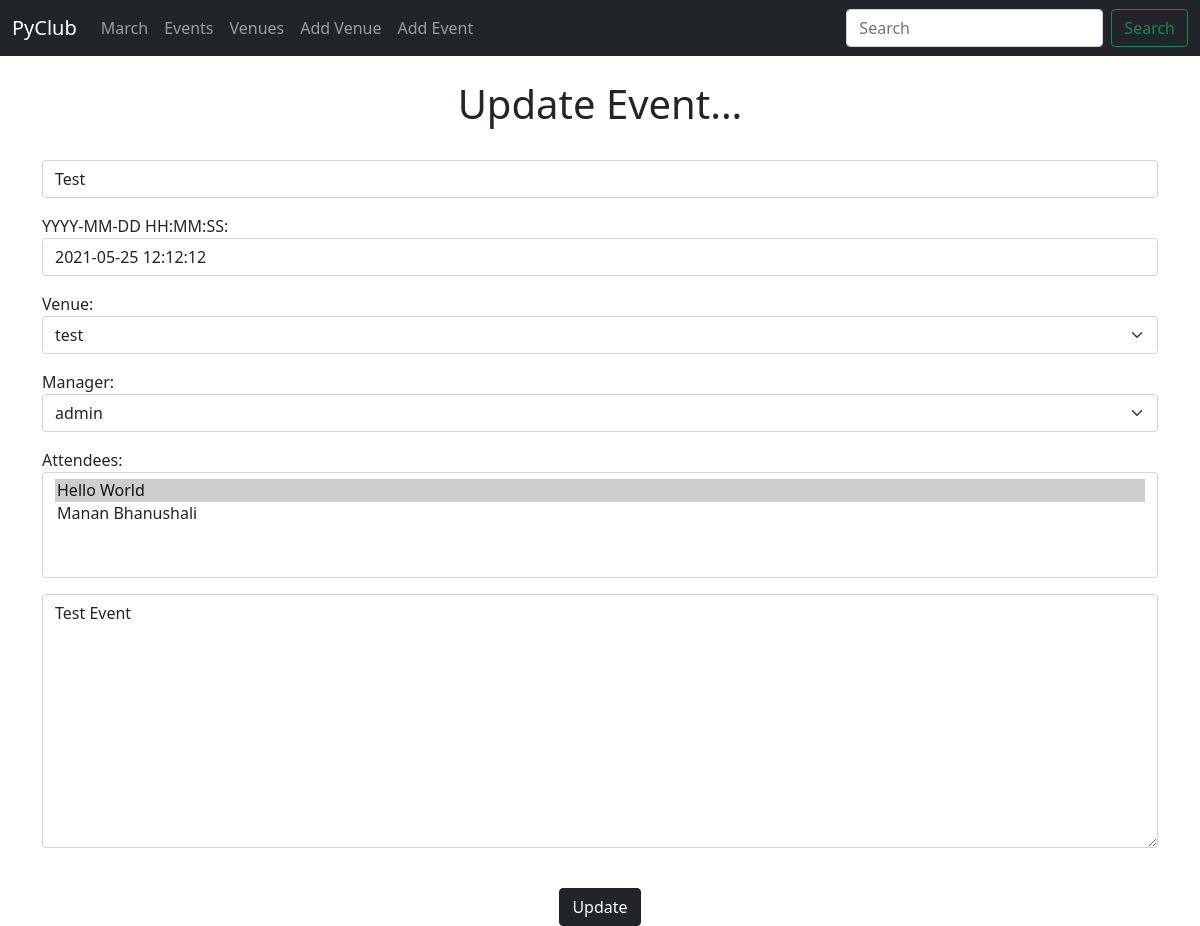
The app's page /update_event/3, older data.
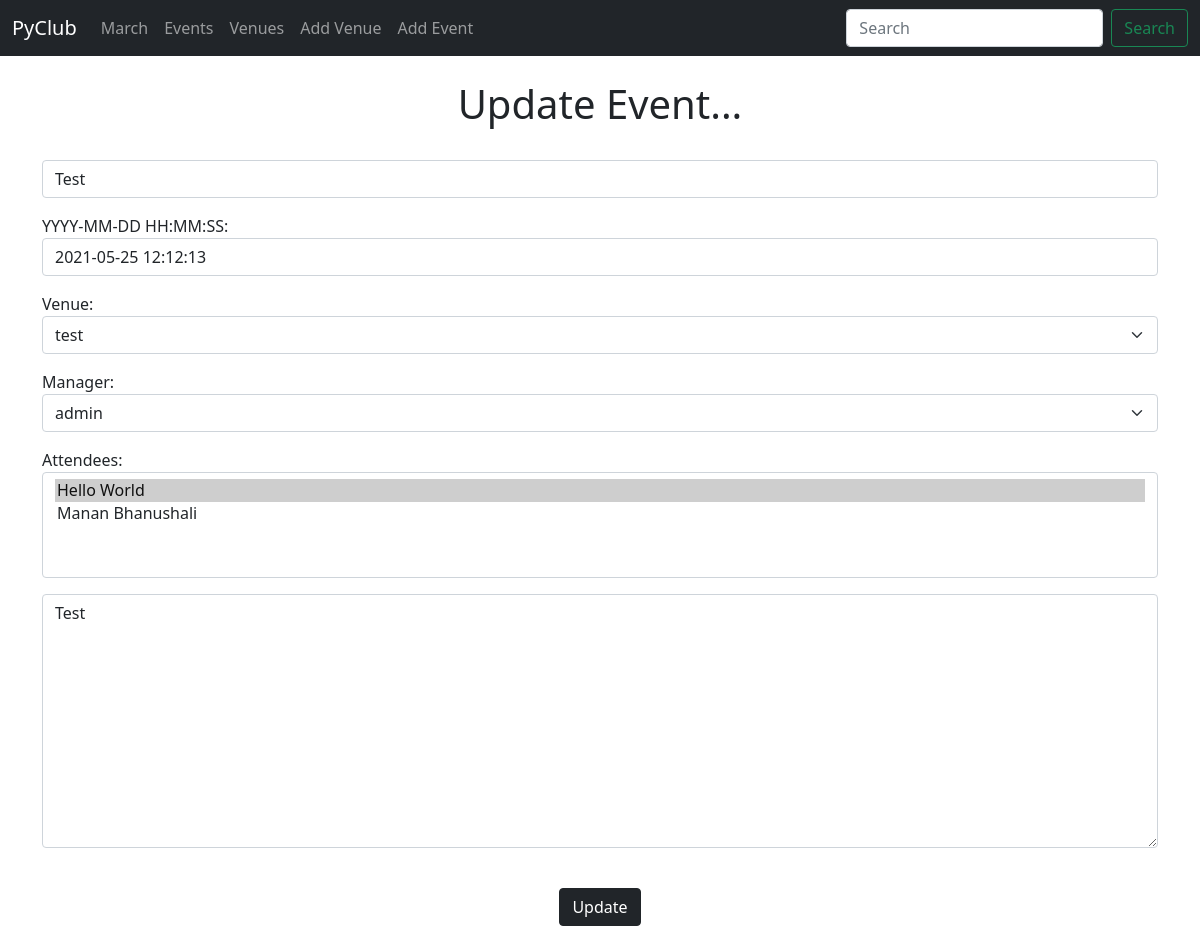
The same page, newer data.
### events/models.py (models this page shows, shortened)
class Event(models.Model):
    name = models.CharField("Event Name", max_length=120)
    event_date = models.DateTimeField("Event Date")
    venue = models.ForeignKey(Venue, blank=True, null=True, on_delete=models.CASCADE)
    manager = models.ForeignKey(User, blank=True, null=True, on_delete=models.SET_NULL)
    description = models.TextField(blank=True)
    attendees = models.ManyToManyField(MyClubUser, blank=True)

class Venue(models.Model):
    name = models.CharField("Venue Name", max_length=120)
    address = models.CharField(max_length=300)
    zip_code = models.CharField("Zip Code", max_length=15)
    phone = models.CharField("Contact Phone", max_length=25, blank=True)
    web = models.URLField("Website Address", blank=True)
    email_address = models.EmailField("Email Address", blank=True)
    def __str__(self):
        return self.name

### events/views.py (the view)
# urls.py: path('update_event/<event_id>', views.update_event, name="update-event"),
def update_event(request, event_id):
    event = Event.objects.get(pk=event_id)
    form = EventForm(request.POST or None, instance=event)
    if form.is_valid():
        form.save()
        return redirect('list-events')
    return render(request, 'events/update_event.html',
                  {'event': event,
                   'form': form})

### events/forms.py
class EventForm(ModelForm):
    class Meta:
        model = Event
        fields = ('name', 'event_date', 'venue', 'manager', 'attendees', 'description')
        labels = {'name': '',
                  'event_date': 'YYYY-MM-DD HH:MM:SS',
                  'venue': 'Venue',
                  'manager': 'Manager',
                  'attendees': 'Attendees',
                  'description': ''}
        widgets = {'name': forms.TextInput(attrs={'class': 'form-control', 'placeholder': 'Event Name'}),
                   'event_date': forms.TextInput(attrs={'class': 'form-control', 'placeholder': 'Event Date'}),
                   'venue': forms.Select(attrs={'class': 'form-select', 'placeholder': 'Venue'}),
                   'manager': forms.Select(attrs={'class': 'form-select', 'placeholder': 'Manager'}),
                   'attendees': forms.SelectMultiple(attrs={'class': 'form-control', 'placeholder': 'Attendees'}),
                   'description': forms.Textarea(attrs={'class': 'form-control', 'placeholder': 'Description'})}

### events/models.py (called while the page is built)
    def __str__(self):
        return f"{self.first_name} {self.last_name}"

### events/templates/events/update_event.html (shortened to what this page needs)
{% extends 'events/base.html' %}
{% block content %}
        <center><h1>Update Event...</h1></center>
        <br/>
        <form action="" method="POST">
            {{ form.as_p }}
            <br/>
            <center><input type="submit" value="Update" class="btn btn-dark"></center>
        </form>
{% endblock %}

Row changes from the older to the newer data that the page shows:
changed Event "test": event_date "2021-05-25 12:12:12" → "2021-05-25 12:12:13"; description "Test Event" → "Test"
